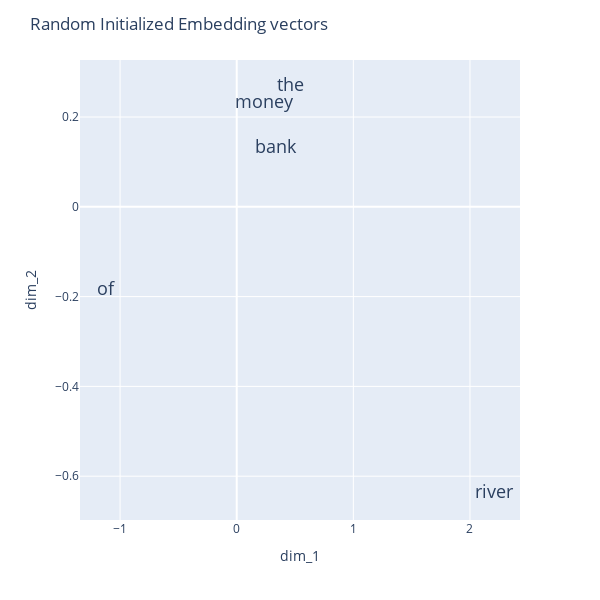

Notebook code for this chart:
### Code cell
df = pd.DataFrame(V.numpy(), index=idx2token, columns=['dim_1', 'dim_2'])

# pandas plot.scatter
fig = df.plot.scatter(x='dim_1', y='dim_2', text=df.index, opacity=0)
# update layout
fig = fig.update_layout(height=600, width=600, paper_bgcolor='#FFFFFF', title= 'Random Initialized Embedding vectors', showlegend=False)
# update font features
fig = fig.update_traces(textfont=dict(size=18))
fig.show()

### Figure 1 — Plotly figure (JSON) as saved in the notebook; plotly's stock layout.template omitted (floating-point values rounded to 4 significant figures)
{"data": [{"hovertemplate": "dim_1=%{x}<br>dim_2=%{y}<br>index=%{text}<extra></extra>", "legendgroup": "", "marker": {"color": "#636efa", "opacity": 0, "symbol": "circle"}, "mode": "markers+text", "name": "", "orientation": "v", "showlegend": false, "text": ["bank", "money", "of", "river", "the"], "textfont": {"size": 18}, "type": "scatter", "x": [0.3367, 0.2345, -1.123, 2.208, 0.4617], "xaxis": "x", "y": [0.1288, 0.2303, -0.1863, -0.638, 0.2674], "yaxis": "y"}], "layout": {"height": 600, "legend": {"tracegroupgap": 0}, "margin": {"t": 60}, "paper_bgcolor": "#FFFFFF", "showlegend": false, "title": {"text": "Random Initialized Embedding vectors"}, "width": 600, "xaxis": {"anchor": "y", "autorange": true, "domain": [0, 1], "range": [-1.344, 2.429], "title": {"text": "dim_1"}, "type": "linear"}, "yaxis": {"anchor": "x", "autorange": true, "domain": [0, 1], "range": [-0.6976, 0.3269], "title": {"text": "dim_2"}, "type": "linear"}}}
